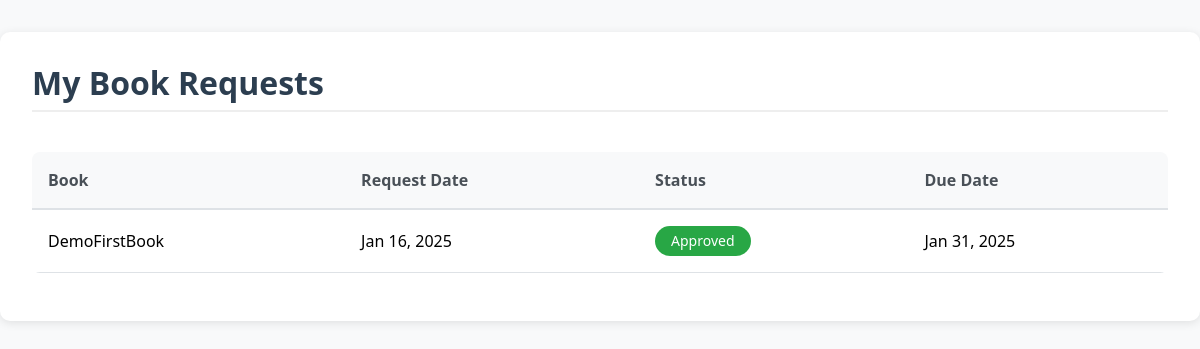
The page /my-requests/ (signed in) on the database its author committed.
### library/models.py (models this page shows, shortened)
class BookRequest(models.Model):
    STATUS_CHOICES = [
        ('pending', 'Pending'),
        ('approved', 'Approved'),
        ('rejected', 'Rejected'),
        ('returned', 'Returned')
    ]
    user = models.ForeignKey(Account, on_delete=models.CASCADE)
    book = models.ForeignKey(Book, on_delete=models.CASCADE)
    request_date = models.DateTimeField(auto_now_add=True)
    status = models.CharField(max_length=20, choices=STATUS_CHOICES, default='pending')
    approved_date = models.DateTimeField(null=True, blank=True)
    due_date = models.DateTimeField(null=True, blank=True)

class Book(models.Model):
    catchoice= [
        ('education', 'Education'),
        ('entertainment', 'Entertainment'),
        ('comics', 'Comics'),
        ('biography', 'Biographie'),
        ('history', 'History'),
        ]
    name = models.CharField(max_length=100)
    author = models.CharField(max_length=100, blank=True, null = True)
    category = models.CharField(max_length=30, choices=catchoice, default = 'education')
    isbn = models.PositiveIntegerField(unique=True, help_text="13 Character ISBN number")
    description = models.TextField(blank=True, null=True, help_text="Book description or summary")
    cover_image = models.ImageField(upload_to='books/covers/', blank=True, null=True)
    language = models.CharField(max_length=50, default='English')

### library/views.py (the view)
# urls.py: path('my-requests/', views.my_requests, name='my_requests'),
@login_required
def my_requests(request):
    requests = BookRequest.objects.filter(user=request.user).order_by('-request_date')
    return render(request, 'my_requests.html', {'requests': requests})

### templates/my_requests.html (shortened to what this page needs)
<!DOCTYPE html>
<html lang="en">
<head>
    <link href="https://cdnjs.cloudflare.com/ajax/libs/bootstrap/5.3.2/css/bootstrap.min.css" rel="stylesheet">
</head>
<body>
    <div class="container">
        <h2>My Book Requests</h2>
        <div class="table-responsive">
            <table class="table table-hover">
                <thead>
                    <tr>
                        <th>Book</th>
                        <th>Request Date</th>
                        <th>Status</th>
                        <th>Due Date</th>
                    </tr>
                </thead>
                <tbody>
                    {% for request in requests %}
                    <tr>
                        <td>{{ request.book.name }}</td>
                        <td>{{ request.request_date|date:"M d, Y" }}</td>
                        <td>
                            <span class="badge {% if request.status == 'approved' %}bg-success
                                             {% elif request.status == 'rejected' %}bg-danger
                                             {% elif request.status == 'returned' %}bg-info
                                             {% else %}bg-warning{% endif %}">
                                {{ request.status|title }}
                            </span>
                        </td>
                        <td>
                            {% if request.due_date %}
                                {{ request.due_date|date:"M d, Y" }}
                            {% else %}
                                -
                            {% endif %}
                        </td>
                    </tr>
                    {% endfor %}
                </tbody>
            </table>
        </div>
    </div>
</body>
</html>

### templates/my_requests.html (style rules this page uses)
body { background-color: #f8f9fa; font-family: 'Segoe UI', Tahoma, Geneva, Verdana, sans-serif; }
.container { max-width: 1200px; margin: 2rem auto; padding: 2rem; background-color: white; border-radius: 10px; box-shadow: 0 2px 10px rgba(0, 0, 0, 0.1); }
h2 { color: #2c3e50; margin-bottom: 1.5rem; font-weight: 600; border-bottom: 2px solid #eee; padding-bottom: 0.5rem; }
.table { margin-top: 1rem; background-color: white; border-radius: 8px; overflow: hidden; }
.table thead th { background-color: #f8f9fa; border-bottom: 2px solid #dee2e6; color: #495057; font-weight: 600; padding: 1rem; }
.table tbody td { padding: 1rem; vertical-align: middle; }
.badge { padding: 0.5rem 1rem; font-weight: 500; font-size: 0.875rem; border-radius: 20px; }
.bg-success { background-color: #28a745 !important; }

### rows shown on the page
BookRequest: book.name "DemoFirstBook", request_date "Jan 16, 2025", status "Approved", due_date "Jan 31, 2025"
